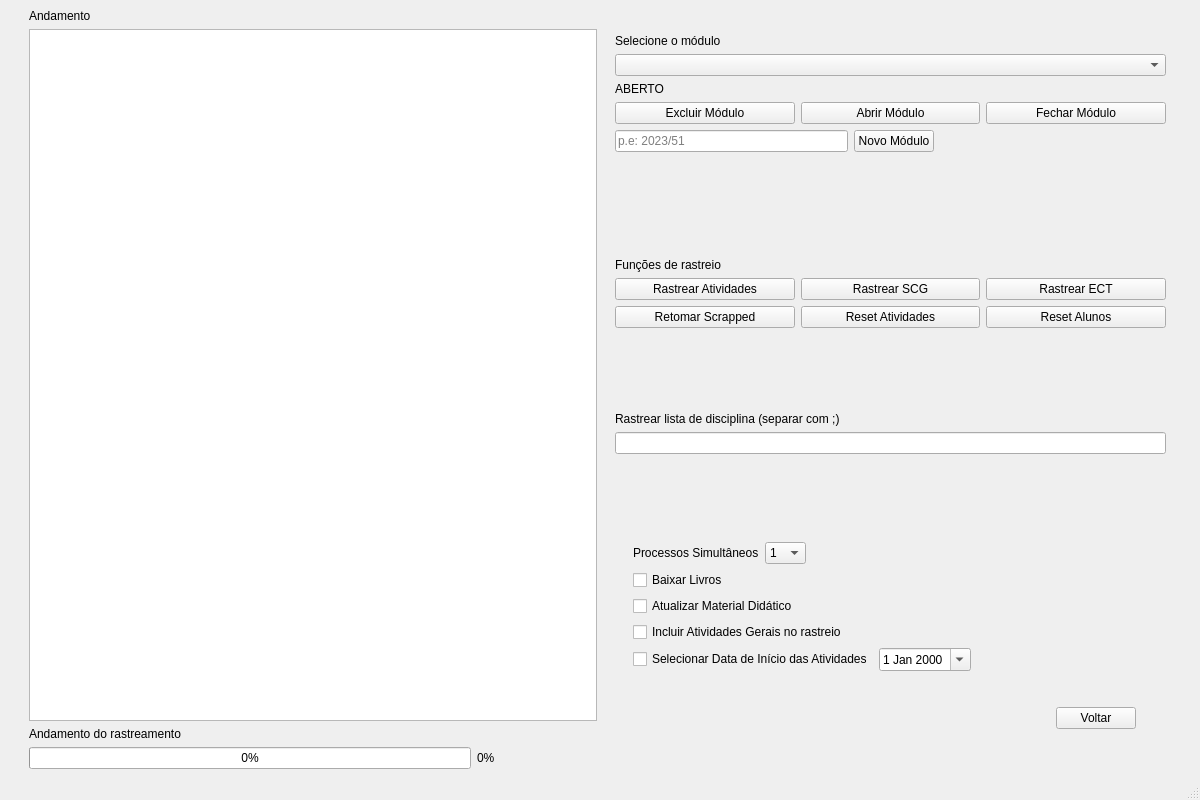
<?xml version="1.0" encoding="UTF-8"?>
<ui version="4.0">
 <class>Atividades</class>
 <widget class="QMainWindow" name="Atividades">
  <property name="geometry">
   <rect>
    <x>0</x>
    <y>0</y>
    <width>1200</width>
    <height>800</height>
   </rect>
  </property>
  <property name="windowTitle">
   <string>App Papiron</string>
  </property>
  <widget class="QWidget" name="centralwidget">
   <layout class="QHBoxLayout" name="mainHorizontal">
    <item>
     <layout class="QVBoxLayout" name="leftLayout">
      <property name="leftMargin">
       <number>20</number>
      </property>
      <item>
       <widget class="QLabel" name="label_andamento">
        <property name="text">
         <string>Andamento</string>
        </property>
       </widget>
      </item>
      <item>
       <widget class="QListWidget" name="tabela_registro">
        <property name="sizePolicy">
         <sizepolicy hsizetype="Expanding" vsizetype="Expanding">
          <horstretch>0</horstretch>
          <verstretch>0</verstretch>
         </sizepolicy>
        </property>
       </widget>
      </item>
      <item>
       <widget class="QLabel" name="label_andamento_rastreio">
        <property name="text">
         <string>Andamento do rastreamento</string>
        </property>
       </widget>
      </item>
      <item>
       <layout class="QHBoxLayout" name="progressHorizontal">
        <item>
         <widget class="QProgressBar" name="barra_progresso_rastrear">
          <property name="value">
           <number>0</number>
          </property>
          <property name="textVisible">
           <bool>true</bool>
          </property>
         </widget>
        </item>
        <item>
         <widget class="QLabel" name="label_progresso_valor">
          <property name="minimumSize">
           <size>
            <width>120</width>
            <height>0</height>
           </size>
          </property>
          <property name="text">
           <string>0%</string>
          </property>
         </widget>
        </item>
       </layout>
      </item>
     </layout>
    </item>
    <item>
     <layout class="QVBoxLayout" name="rightLayout">
      <property name="sizeConstraint">
       <enum>QLayout::SetDefaultConstraint</enum>
      </property>
      <property name="leftMargin">
       <number>12</number>
      </property>
      <property name="topMargin">
       <number>25</number>
      </property>
      <property name="rightMargin">
       <number>25</number>
      </property>
      <item>
       <widget class="QLabel" name="label_modulo">
        <property name="text">
         <string>Selecione o módulo</string>
        </property>
        <property name="alignment">
         <set>Qt::AlignLeading|Qt::AlignLeft|Qt::AlignTop</set>
        </property>
       </widget>
      </item>
      <item>
       <widget class="QComboBox" name="menu_modulos"/>
      </item>
      <item>
       <widget class="QLabel" name="l_situacao_modulo">
        <property name="text">
         <string>ABERTO</string>
        </property>
        <property name="alignment">
         <set>Qt::AlignLeading|Qt::AlignLeft|Qt::AlignTop</set>
        </property>
       </widget>
      </item>
      <item>
       <layout class="QHBoxLayout" name="moduloButtons">
        <item>
         <widget class="QPushButton" name="btn_modulo_excluir">
          <property name="text">
           <string>Excluir Módulo</string>
          </property>
         </widget>
        </item>
        <item>
         <widget class="QPushButton" name="btn_modulo_abrir">
          <property name="text">
           <string>Abrir Módulo</string>
          </property>
         </widget>
        </item>
        <item>
         <widget class="QPushButton" name="btn_modulo_fechar">
          <property name="text">
           <string>Fechar Módulo</string>
          </property>
         </widget>
        </item>
       </layout>
      </item>
      <item>
       <layout class="QHBoxLayout" name="moduloNovoLayout">
        <item>
         <widget class="QLineEdit" name="input_modulo_novo">
          <property name="minimumSize">
           <size>
            <width>130</width>
            <height>0</height>
           </size>
          </property>
          <property name="placeholderText">
           <string>p.e: 2023/51</string>
          </property>
         </widget>
        </item>
        <item>
         <widget class="QPushButton" name="btn_modulo_novo">
          <property name="maximumSize">
           <size>
            <width>130</width>
            <height>16777215</height>
           </size>
          </property>
          <property name="text">
           <string>Novo Módulo</string>
          </property>
         </widget>
        </item>
        <item>
         <spacer name="horizontalSpacer_4">
          <property name="orientation">
           <enum>Qt::Horizontal</enum>
          </property>
          <property name="sizeHint" stdset="0">
           <size>
            <width>40</width>
            <height>20</height>
           </size>
          </property>
         </spacer>
        </item>
       </layout>
      </item>
      <item>
       <spacer name="verticalSpacer">
        <property name="orientation">
         <enum>Qt::Vertical</enum>
        </property>
        <property name="sizeType">
         <enum>QSizePolicy::Fixed</enum>
        </property>
        <property name="sizeHint" stdset="0">
         <size>
          <width>20</width>
          <height>100</height>
         </size>
        </property>
       </spacer>
      </item>
      <item>
       <widget class="QLabel" name="label_funcoes">
        <property name="text">
         <string>Funções de rastreio</string>
        </property>
       </widget>
      </item>
      <item>
       <layout class="QGridLayout" name="funcoesLayout">
        <item row="0" column="2">
         <widget class="QPushButton" name="btn_rastrear_ect">
          <property name="text">
           <string>Rastrear ECT</string>
          </property>
         </widget>
        </item>
        <item row="0" column="0">
         <widget class="QPushButton" name="btn_rastrear_atividades">
          <property name="text">
           <string>Rastrear Atividades</string>
          </property>
         </widget>
        </item>
        <item row="1" column="1">
         <widget class="QPushButton" name="btn_resetar_atividades">
          <property name="text">
           <string>Reset Atividades</string>
          </property>
         </widget>
        </item>
        <item row="0" column="1">
         <widget class="QPushButton" name="btn_rastrear_scg">
          <property name="text">
           <string>Rastrear SCG</string>
          </property>
         </widget>
        </item>
        <item row="1" column="2">
         <widget class="QPushButton" name="btn_resetar_alunos">
          <property name="text">
           <string>Reset Alunos</string>
          </property>
         </widget>
        </item>
        <item row="1" column="0">
         <widget class="QPushButton" name="btn_retomar_scrapped">
          <property name="text">
           <string>Retomar Scrapped</string>
          </property>
         </widget>
        </item>
       </layout>
      </item>
      <item>
       <spacer name="verticalSpacer_3">
        <property name="orientation">
         <enum>Qt::Vertical</enum>
        </property>
        <property name="sizeHint" stdset="0">
         <size>
          <width>20</width>
          <height>40</height>
         </size>
        </property>
       </spacer>
      </item>
      <item>
       <widget class="QLabel" name="label_disciplina">
        <property name="text">
         <string>Rastrear lista de disciplina (separar com ;)</string>
        </property>
       </widget>
      </item>
      <item>
       <widget class="QLineEdit" name="disciplina"/>
      </item>
      <item>
       <spacer name="verticalSpacer_2">
        <property name="orientation">
         <enum>Qt::Vertical</enum>
        </property>
        <property name="sizeHint" stdset="0">
         <size>
          <width>20</width>
          <height>40</height>
         </size>
        </property>
       </spacer>
      </item>
      <item>
       <layout class="QVBoxLayout" name="verticalLayout">
        <property name="leftMargin">
         <number>18</number>
        </property>
        <property name="topMargin">
         <number>5</number>
        </property>
        <item>
         <layout class="QHBoxLayout" name="processosLayout">
          <item>
           <widget class="QLabel" name="label_processos">
            <property name="enabled">
             <bool>true</bool>
            </property>
            <property name="text">
             <string>Processos Simultâneos</string>
            </property>
           </widget>
          </item>
          <item>
           <widget class="QComboBox" name="menu_processos">
            <property name="enabled">
             <bool>true</bool>
            </property>
            <property name="minimumSize">
             <size>
              <width>41</width>
              <height>0</height>
             </size>
            </property>
            <property name="maximumSize">
             <size>
              <width>60</width>
              <height>16777215</height>
             </size>
            </property>
            <property name="editable">
             <bool>false</bool>
            </property>
            <item>
             <property name="text">
              <string>1</string>
             </property>
            </item>
            <item>
             <property name="text">
              <string>2</string>
             </property>
            </item>
            <item>
             <property name="text">
              <string>3</string>
             </property>
            </item>
           </widget>
          </item>
          <item>
           <spacer name="horizontalSpacer">
            <property name="orientation">
             <enum>Qt::Horizontal</enum>
            </property>
            <property name="sizeHint" stdset="0">
             <size>
              <width>40</width>
              <height>20</height>
             </size>
            </property>
           </spacer>
          </item>
         </layout>
        </item>
        <item>
         <widget class="QCheckBox" name="cb_download_livros">
          <property name="text">
           <string>Baixar Livros</string>
          </property>
         </widget>
        </item>
        <item>
         <widget class="QCheckBox" name="cb_material_atualizar">
          <property name="text">
           <string>Atualizar Material Didático</string>
          </property>
         </widget>
        </item>
        <item>
         <widget class="QCheckBox" name="cb_geral">
          <property name="text">
           <string>Incluir Atividades Gerais no rastreio</string>
          </property>
         </widget>
        </item>
        <item>
         <layout class="QHBoxLayout" name="dataInicioLayout">
          <property name="topMargin">
           <number>0</number>
          </property>
          <item>
           <widget class="QCheckBox" name="cb_data_inicio_rastreio">
            <property name="text">
             <string>Selecionar Data de Início das Atividades</string>
            </property>
           </widget>
          </item>
          <item>
           <widget class="QDateEdit" name="data_inicio_rastreio">
            <property name="minimumSize">
             <size>
              <width>92</width>
              <height>0</height>
             </size>
            </property>
            <property name="maximumSize">
             <size>
              <width>92</width>
              <height>16777215</height>
             </size>
            </property>
            <property name="calendarPopup">
             <bool>true</bool>
            </property>
           </widget>
          </item>
          <item>
           <spacer name="horizontalSpacer_2">
            <property name="orientation">
             <enum>Qt::Horizontal</enum>
            </property>
            <property name="sizeHint" stdset="0">
             <size>
              <width>40</width>
              <height>20</height>
             </size>
            </property>
           </spacer>
          </item>
         </layout>
        </item>
       </layout>
      </item>
      <item>
       <layout class="QHBoxLayout" name="horizontalLayout">
        <property name="topMargin">
         <number>30</number>
        </property>
        <property name="rightMargin">
         <number>30</number>
        </property>
        <property name="bottomMargin">
         <number>40</number>
        </property>
        <item>
         <spacer name="horizontalSpacer_3">
          <property name="orientation">
           <enum>Qt::Horizontal</enum>
          </property>
          <property name="sizeHint" stdset="0">
           <size>
            <width>40</width>
            <height>20</height>
           </size>
          </property>
         </spacer>
        </item>
        <item>
         <widget class="QPushButton" name="btn_voltar">
          <property name="minimumSize">
           <size>
            <width>80</width>
            <height>0</height>
           </size>
          </property>
          <property name="text">
           <string>Voltar</string>
          </property>
         </widget>
        </item>
       </layout>
      </item>
     </layout>
    </item>
   </layout>
  </widget>
  <widget class="QMenuBar" name="menubar">
   <property name="geometry">
    <rect>
     <x>0</x>
     <y>0</y>
     <width>1200</width>
     <height>22</height>
    </rect>
   </property>
  </widget>
  <widget class="QStatusBar" name="statusbar"/>
 </widget>
 <resources/>
 <connections/>
</ui>
